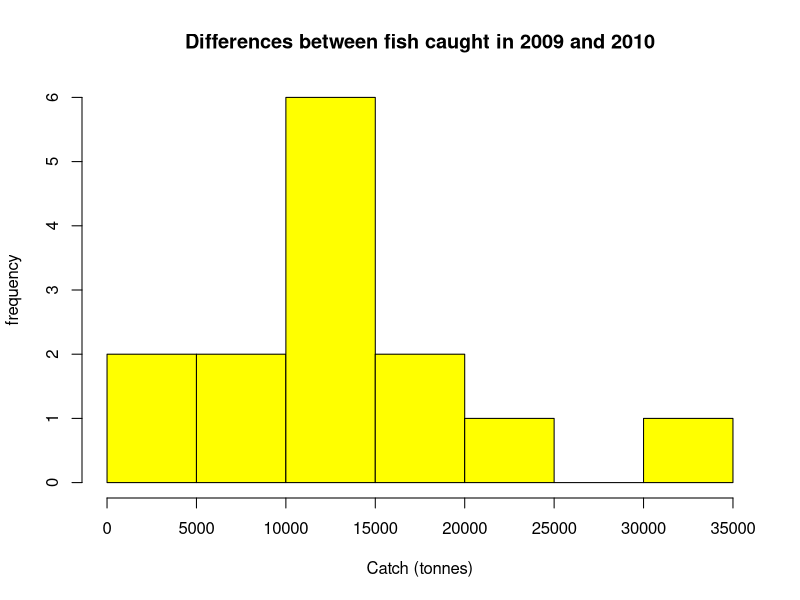
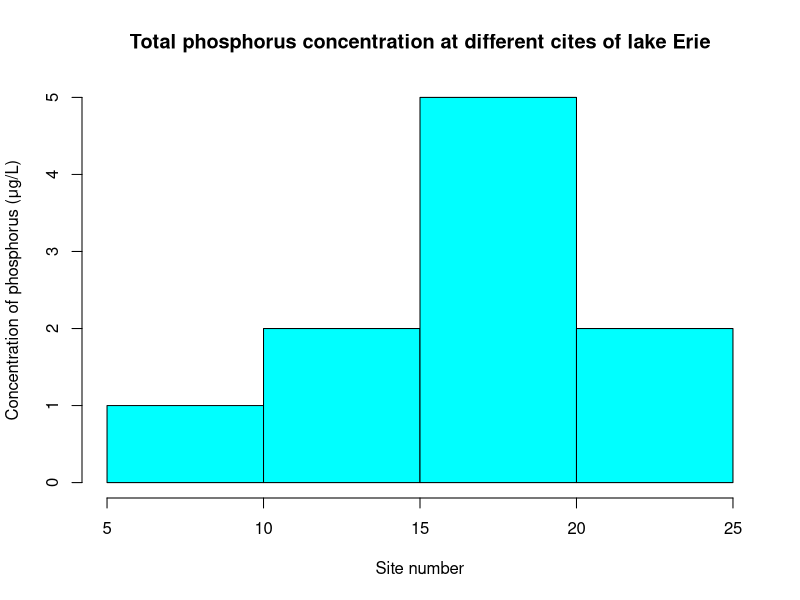
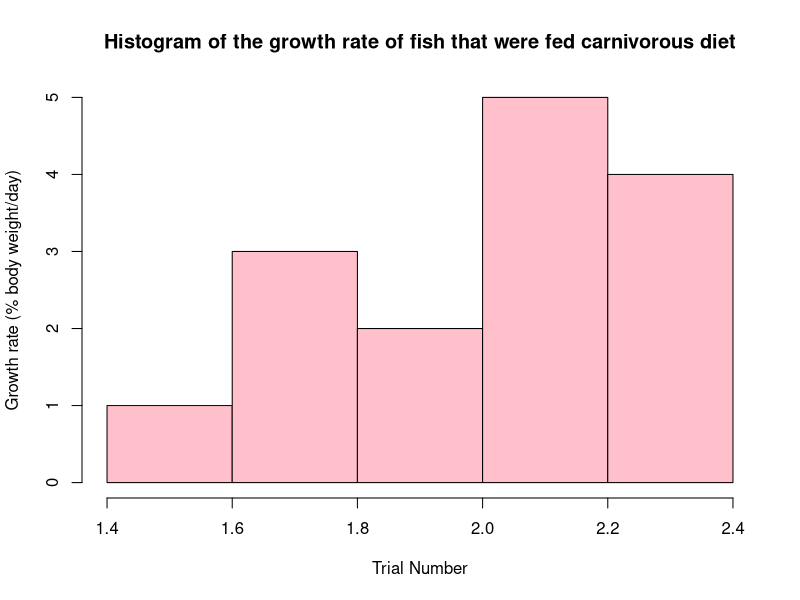
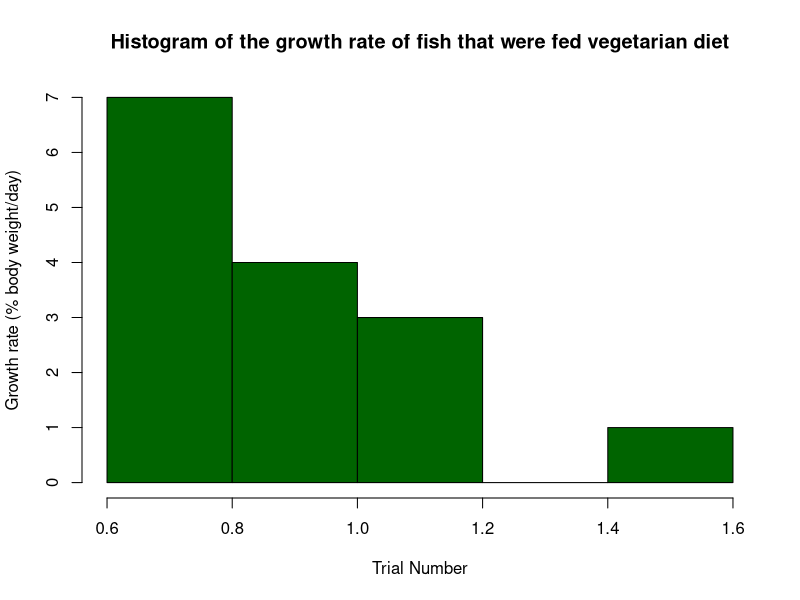

Source code (R) for these figures, in order:
## ---- chunk 1
knitr::opts_chunk$set(echo = TRUE)
setwd("/Users/owner1/Desktop/bi612/Homework2/Homework 2")
## ---- chunk 2
Catch<-read.csv("FishCatch.csv")
hist(Catch$Difference, main="Differences between fish caught in 2009 and 2010",xlab="Catch (tonnes)", ylab="frequency", col = 'yellow')
## ---- chunk 3
shapiro.test(Catch$Difference)
## ---- chunk 4
TwoTailedT1<- t.test(Catch$CatchBefore, Catch$CatchAfter, paired=TRUE, alternative = "two.sided")
TwoTailedT1
## ---- chunk 5
CriticalValueQ1.1 <- qt(0.975,13)
CriticalValueQ1.1

CriticalValueQ1.2 <- qt(0.025,13)
CriticalValueQ1.2
## ---- chunk 6
ErieP <-read.csv("ErieP.csv")
hist(ErieP$TotalPhosphorus, main="Total phosphorus concentration at different cites of lake Erie",xlab="Site number", ylab="Concentration of phosphorus (μg/L)", col='cyan')
## ---- chunk 7
shapiro.test(ErieP$TotalPhosphorus)
## ---- chunk 8
OneTailedT2 <- t.test(ErieP$TotalPhosphorus, mu=15, alternative = "greater")
OneTailedT2
## ---- chunk 9
CriticalValueQ2 <- qt(0.95,9)
CriticalValueQ2
## ---- chunk 10
FishFood <-read.csv("FishDiet.csv")
hist(FishFood$Carnivorous, main="Histogram of the growth rate of fish that were fed carnivorous diet",xlab="Trial Number", ylab="Growth rate (% body weight/day)", col ='pink')

hist(FishFood$Vegetarian, main="Histogram of the growth rate of fish that were fed vegetarian diet",xlab="Trial Number", ylab="Growth rate (% body weight/day)", col = 'darkgreen')
## ---- chunk 11
shapiro.test(FishFood$Carnivorous)
shapiro.test(FishFood$Vegetarian)
## ---- chunk 12
t.test(FishFood$Carnivorous, FishFood$Vegetarian, alternative = "two.sided")
## ---- chunk 13
CriticalValueQ3.1 <- qt(0.975,27.862)
CriticalValueQ3.1

CriticalValueQ3.2 <- qt(0.025,27.862)
CriticalValueQ3.2
## ---- chunk 14
FirstLevel = c(133,100,17)
TopPredator = c(4,61,35)
dat = data.frame('F'= FirstLevel, 'P'=TopPredator)
chisq.test(dat)$expected
## ---- chunk 15
Testing = chisq.test(dat)
Testing
## ---- chunk 16
CriticalValueQ4 = qt(0.95,2)
CriticalValueQ4
